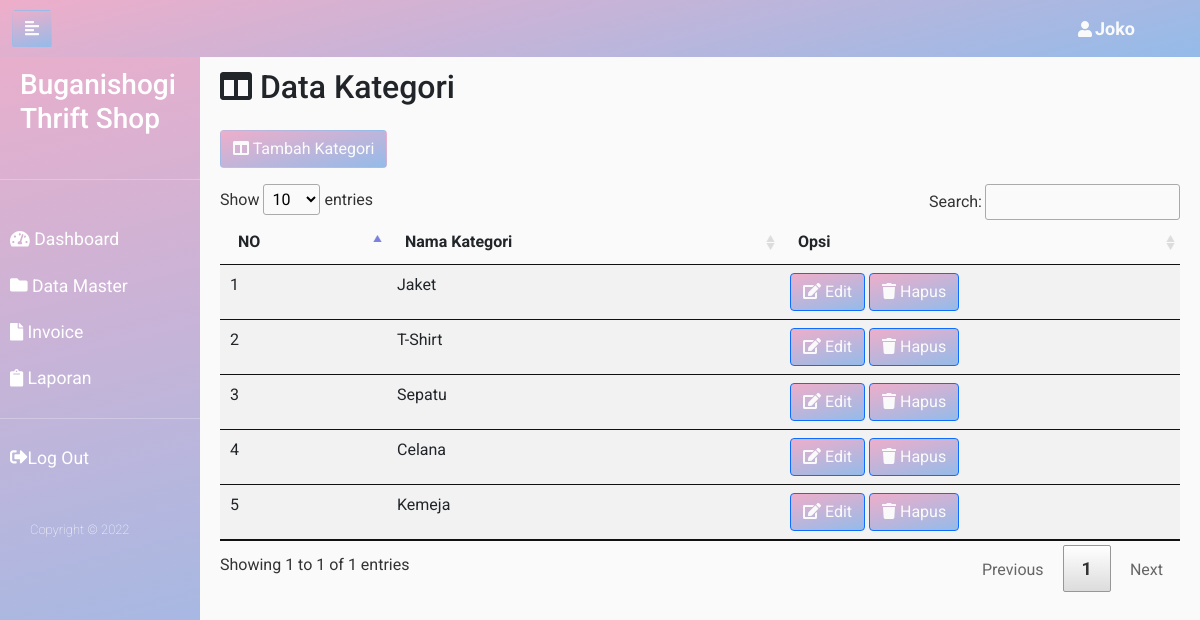
Page /page/kategori/data_kategori.php (signed in) on the committed database.
### tables this page shows
CREATE TABLE `tb_kategori` (
  `id_kategori` int(11) NOT NULL,
  `nama_kategori` varchar(50) NOT NULL
);

### page/kategori/data_kategori.php (the view, shortened to what this page needs)
 <?php
 include '../../config.php';
?>
<!DOCTYPE html>
<html>
<head>
  <link rel="stylesheet" type="text/css" href="../../assets/DataTables/datatables.min.css"/>
  <link href="https://cdn.jsdelivr.net/npm/bootstrap@5.1.3/dist/css/bootstrap.min.css" rel="stylesheet">
  <link rel="stylesheet" href="../../css/style.css">
</head>
<body>
  <div class="wrapper">
    <?php
    if(($_SESSION['tipe_user'])=="2" ){
      include '../../users/karyawan/sidebar_karyawan.php';
    } elseif(($_SESSION['tipe_user'])=="1" )  {
     include '../../users/admin/sidebar_admin.php';
   }
   ?>
   <div id="content">
    <?php include_once('../../assets/navbar/navbar.php'); ?>
    <div class="content">
      <div class="col-md-10 pt-5">
        <h2><i class="fas fa-columns"></i> Data Kategori</h2>
      </div>
      <button type="button" class="btn my-3" data-bs-toggle="modal" data-bs-target="#addKategori"><i class="fas fa-columns"></i> Tambah Kategori</button>
      <table class="table table-striped">
        <thead>
          <tr>
            <th>NO</th>
            <th>Nama Kategori</th>
            <th>Opsi</th>
          </tr>
        </thead>
        <?php
        $tb_kategori = mysqli_query($conn,"SELECT * FROM tb_kategori");
        $no = 1;
        while ($dt_kategori = $tb_kategori->fetch_assoc()) : ?>
          <tbody>
            <tr>
              <td><?= $no++; ?></td>
              <td><?= $dt_kategori['nama_kategori']; ?></td>
              <td>
                <button type="button" class="btn btn-primary" data-bs-toggle="modal" data-bs-target="#editKategori<?php echo $dt_kategori['id_kategori'];?>">
                  <i class="fas fa-edit"></i> Edit
                </button>
                <button type="button" class="btn btn-primary" data-bs-toggle="modal" data-bs-target="#delete<?php echo $dt_kategori['id_kategori'];?>">
                  <i class="fas fa-trash"></i> Hapus
                </button>
              </tr>
            </tbody>
          <?php endwhile; ?>
        </table>
      </div>
    </div>
  </div>
</body>

### css/style.css (style rules this page uses)
* { font-family: "Roboto"; }
body { background-color: #fafafa; top: 50px; }
.btn { color: #fafafa; }
.wrapper { display: flex; width: 100%; align-items: stretch; }
#content { width: 100%; padding: 20px; min-height: 100vh; transition: all 0.3s; }
#content .btn { background: linear-gradient( 166deg, rgba(238, 174, 202, 1) 0%, rgba(148, 187, 233, 1) 100% ); }

### rows in the picture
tb_kategori: nama_kategori "Jaket"
tb_kategori: nama_kategori "T-Shirt"
tb_kategori: nama_kategori "Sepatu"
tb_kategori: nama_kategori "Celana"
tb_kategori: nama_kategori "Kemeja"

### other values in the picture
$_SESSION['nama'] "Joko"
